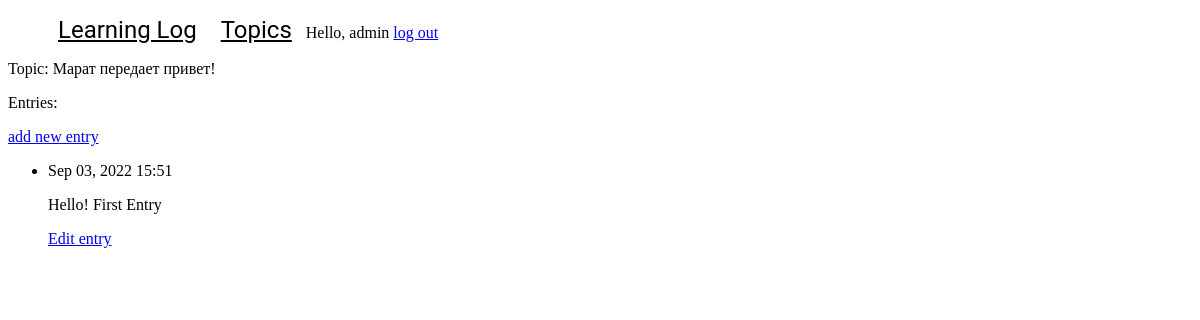
The page /topics/3/ (signed in) on the database its author committed.
### learning_logs/models.py (models this page shows, shortened)
class Topic(models.Model):
    text = models.CharField(max_length=260)
    date_added = models.DateTimeField(auto_now_add=True)
    owner = models.ForeignKey(User, on_delete=models.CASCADE)
    def __str__(self):
        return self.text

class Entry(models.Model):
    topic = models.ForeignKey(Topic, on_delete=models.CASCADE)
    text = models.TextField()
    date_added = models.DateTimeField(auto_now_add=True)
    class Meta:
        verbose_name_plural = 'entries'

### learning_logs/views.py (the view)
# urls.py: path('topics/<int:topic_id>/', views.topic, name='topic'),
@login_required
def topic(request, topic_id):
    topic = Topic.objects.get(id=topic_id)
    if topic.owner != request.user:
        raise Http404
    entries = topic.entry_set.order_by('-date_added')
    context = {'topic': topic, 'entries': entries}
    return render(request, 'learning_logs/topic.html', context)

### learning_logs/templates/learning_logs/topic.html
{% extends "learning_logs/base.html" %}
{% block content %}
<p>Topic: {{ topic }}</p>
    <p>Entries:</p>
    <p>
        <a href="{% url 'learning_logs:new_entry' topic.id %}">add new entry</a>
    </p>
    <ul>
    {% for entry in entries %}
        <li>
            <p>{{ entry.date_added|date:'M d, Y H:i' }}</p>
            <p>{{ entry.text|linebreaks }}</p>
            <p>
                <a href="{% url 'learning_logs:edit_entry' entry.id %}">Edit entry</a>
            </p>
        </li>
        {% empty %}
        <li>There are no entries for this topic yet.</li>
    {% endfor %}
    </ul>
{% endblock content %}

### learning_logs/templates/learning_logs/base.html (shortened to what this page needs)
<!doctype html>
<html lang="en">
<head>
</head>
<body>
<div>
    <ul class="menu">
        <li><a href="{% url 'learning_logs:index' %}">Learning Log</a></li>
        <li><a href="{% url 'learning_logs:topics' %}">Topics</a></li>
        {% if user.is_authenticated %}
            Hello, {{ user.username }}
            <a href="{% url 'users:logout' %}">log out</a>
        {% else %}
            <a href="{% url 'users:register' %}">Register</a>
            <a href="{% url 'users:login' %}">log in</a>
        {% endif %}
    </ul>
</div>
{% block content %}{% endblock content %}
</body>
</html>

### learning_logs/templates/learning_logs/base.html (style rules this page uses)
ul.menu li { display: inline; }
ul.menu li a { padding: 10px; font-family: "Roboto", "Lucida Grande", "DejaVu Sans", "Bitstream Vera Sans", Verdana, Arial, sans-serif; font-size: 24px; color: black; }

### rows shown on the page
Topic: text "Марат передает привет!"
Entry: date_added "Sep 03, 2022 15:51", text "Hello! First Entry"

### other values the page prints
{{ user.username }} "admin"
